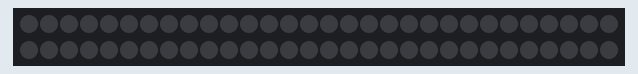
Bench run of a sketch on a simulated Arduino Uno, built with avr-gcc and run on an emulated ATmega328P. Parts: 60 RGB LEDs in strip order, left to right, continuing on the next row. Dim RGB values are drawn brighter than linear.

Above: at 0.1 s.
At 1.2 s:
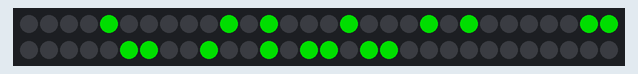
At 2.3 s:
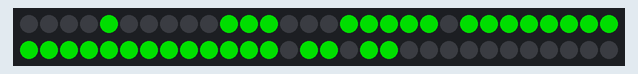

Measured:
- what the display in image 1 shows lasts 1.2 s, from 1.1 s to 2.3 s

The sketch:

sketch.ino
```cpp
#include <Adafruit_NeoPixel.h>
#include "alphabet.h"
#define R 0x009900 //VERMELHO
#define LED_PER_COL 7
#define LED_PER_LIN 7
#define PIN 4 // Pino de controle
#define LED_COUNT 60 // Quantidade de LED's

Adafruit_NeoPixel leds = Adafruit_NeoPixel(LED_COUNT, PIN, NEO_GRB + NEO_KHZ800);

int lM = 7;
int cM = 50;
char **M;

void setup()
{
  Serial.begin(9600);//Inicia a serial com baud rate
  leds.begin(); // Inicia a fita de LED
  leds.show(); // Atualiza o estados dos LEDs
  M = alocaMatrizChar(lM, cM);
}

void loop()
{
  delay(1000);
  copyMatrix(c_OPEN, 0);
  printWindow(0);
  delay(1000);
  copyMatrix(c_CLOSE, 0);
  printWindow(0);
}

//Função liga led individual
void ligaLED(int g, unsigned long fita)//Recebe a posição e tempo de Delay
{
leds.setPixelColor(g, fita);//Aciona o LED requerido
 leds.show();//Atualiza o LED
}


//Função apaga LED individual
void apagaLED(int g)
{
leds.setPixelColor(g, 0);//Desaciona o LED requerido
 leds.show();//Atualiza o LED
}

/**
 * Converte um endereço x,y para um número sequencial entre 0 e mxn.
 * Em uma matriz 3x3 a seguinte sequência será gerada:
 *   6 7 8
 *   5 4 3
 *   0 1 2
 */
int mountAddress(int x, int y) {
    int line = (LED_PER_LIN-1 - x) * LED_PER_COL;
    if(line % 2 == 0) {
        return line + y + 1;
    } else {
        return line + (LED_PER_COL-1 - y) + 1;
    }
}

/**
 * Copia uma matrox mxn dentro de M a partir da posição x,y
 */
void copyMatrix(CHAR_VIEW view, int y) {
    for(int i = 0; i < view.nLines; i++) {
        for(int j = 0; j < view.nColumns; j++) {
            M[i][y+j] = view.data[i][j];
        }
    }
}

/**
 * Print LED_PER_LINxLED_PER_COL of M starting at column jBegin.
 * if jBegin+LIN_PER_COL > cM, jBegin is set to 0
 */
void printWindow(int jBegin) {
    int pos_j = 0;
    for (int i = 0; i < LED_PER_LIN; i++) {
        for (int j = jBegin; j < LED_PER_COL+jBegin; j++) {
            pos_j = j;
            if(pos_j >= cM) {
              pos_j = pos_j - cM;
            }

            if(M[i][pos_j] == '1') {
              ligaLED(mountAddress(i, j-jBegin), R);
            } else {
              apagaLED(mountAddress(i, j-jBegin));
            }

        }
    }
}

char** alocaMatrizChar(int lin, int col)
{
    char **m = (char**) malloc(lin * sizeof(char*));
    for (int i = 0; i < lin; i++) {
        m[i] = (char*) malloc(col * sizeof(char));
        for (int j = 0; j < col; j++) {
            m[i][j] = '0';
        }
    }
    return m;
}
```

alphabet.h
```cpp
typedef struct char_view {
    int nLines;
    int nColumns;
    char data[7][7];
} CHAR_VIEW;


const CHAR_VIEW c_OPEN = { 7, 7,
    '0','1','1','0','1','1','0',
    '1','0','0','1','0','0','1',
    '1','0','0','0','0','0','1',
    '1','0','0','0','0','0','1',
    '0','1','0','0','0','1','0',
    '0','0','1','0','1','0','0',
    '0','0','0','1','0','0','0'
};
const CHAR_VIEW c_CLOSE = { 7, 7,
    '0','1','1','0','1','1','0',
    '1','1','1','1','1','1','1',
    '1','1','1','1','1','1','1',
    '1','1','1','1','1','1','1',
    '0','1','1','1','1','1','0',
    '0','0','1','1','1','0','0',
    '0','0','0','1','0','0','0'
};
```
